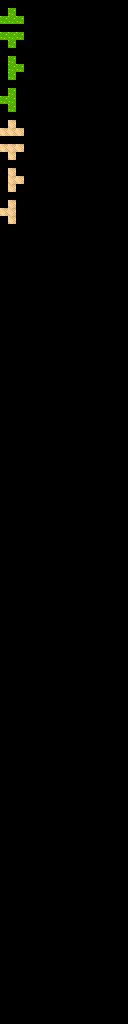

A 2D game scene composited from a Tiled map and its tileset images. What follows is a short description and the map's XML, with each tile layer's data collapsed to a summary:
An orthogonal 16x128 tile map with 8x8 px tiles, 3 tile layers (regions, input1_automapping-input, output_automapping-input), 2 tilesets.

<map version="1.2" tiledversion="1.2.4" orientation="orthogonal" renderorder="left-up" width="16" height="128" tilewidth="8" tileheight="8" infinite="0" nextlayerid="4" nextobjectid="1">
 <tileset firstgid="1" source="../tilesets/overworld-tileset.tsx" />
 <tileset firstgid="641" source="../tilesets/overworld-automapping-input_tiles.tsx" />
 <layer id="1" name="regions" width="16" height="128">
  <data>[2048 cells, 32 non-empty, 2 distinct tile ids]</data>
 </layer>
 <layer id="2" name="input1_automapping-input" width="16" height="128">
  <data>[2048 cells, 32 non-empty, 2 distinct tile ids]</data>
 </layer>
 <layer id="3" name="output_automapping-input" width="16" height="128">
  <data>[2048 cells, 8 non-empty, 2 distinct tile ids]</data>
 </layer>
</map>
